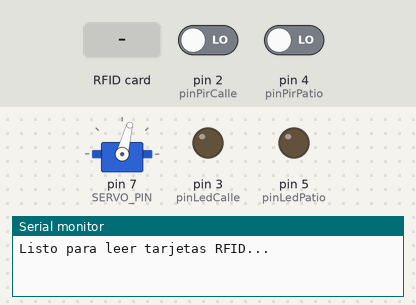
This sketch was run on a simulated Arduino Uno, built with avr-gcc and run on an emulated ATmega328P. Shown: servo, output pins drawn as LEDs (lit = HIGH), the last lines printed to the serial monitor. Inputs (shaded band) come from the test bench; at power-on: pin 2 (pinPirCalle) LOW, pin 4 (pinPirPatio) LOW. Pins used as bus, display or sensor lines are not drawn.

Above: at 1.2 s.
1.3 s: RFID card 01 63 30 1D held to the reader
At 1.9 s:
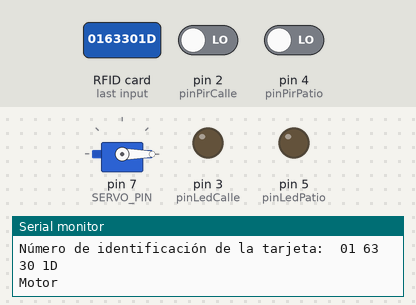
2.8 s: pin 2 (pinPirCalle) driven HIGH
At 4.0 s:
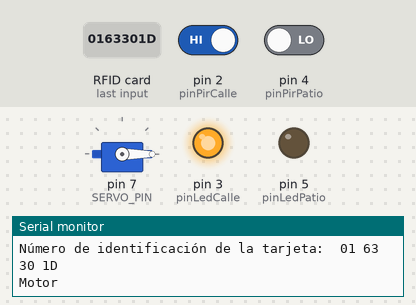
4.3 s: pin 4 (pinPirPatio) driven HIGH
At 5.5 s:
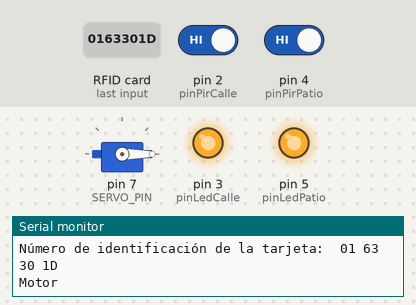
7.3 s: pin 2 (pinPirCalle) driven LOW
At 8.0 s:
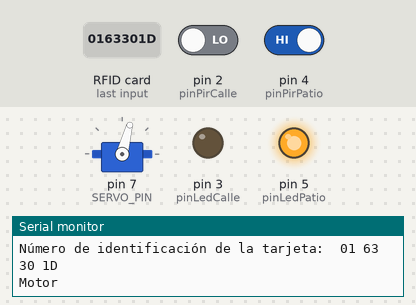
8.8 s: RFID card A3 F8 8C AC held to the reader
At 9.4 s:
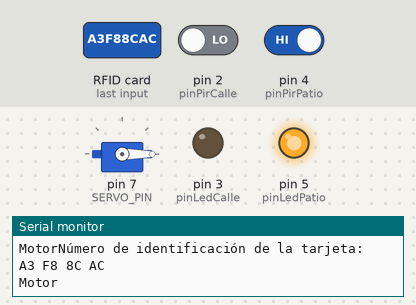
10.3 s: pin 4 (pinPirPatio) driven LOW
At 10.6 s:
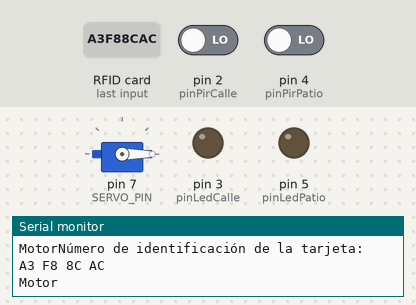
Timing chart, 0 to 15.3 s (numbered marks = the images above; inputs shaded):
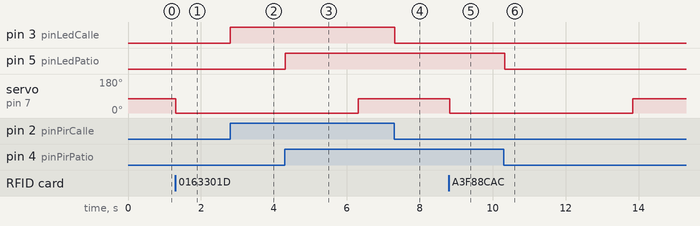

The sketch:

rfid.ino
```cpp
#include <SPI.h>
#include <MFRC522.h>
#include <Servo.h>

#define SS_PIN 10
#define RST_PIN 9
#define SERVO_PIN 7
#define pinPirCalle 2
#define pinLedCalle 3
#define pinPirPatio 4
#define pinLedPatio 5

int valorPirPatio;
int valorPirCalle;

MFRC522 mfrc522(SS_PIN, RST_PIN);  // Crear instancia
Servo miServo;  // Crear instancia del servo

bool tarjetaAutorizada = false;
unsigned long tiempoUltimaLectura = 0;
const unsigned long tiempoEspera = 5000;  // 5 minutos en milisegundos

// Define dos conjuntos de códigos autorizados
byte uidAutorizado1[] = {0x01, 0x63, 0x30, 0x1D};
byte uidAutorizado2[] = {0xA3, 0xF8, 0x8C, 0xAC};

void setup() {
  Serial.begin(9600);
  miServo.write(75);  // Iniciar comunicación serial
  SPI.begin();         // Iniciar la comunicación SPI
  mfrc522.PCD_Init();  // Iniciar el lector RFID
  miServo.attach(SERVO_PIN);  // Adjuntar el servo al pin 3
  Serial.println("Listo para leer tarjetas RFID...");
  pinMode(pinLedCalle, OUTPUT);
  pinMode(pinPirCalle, INPUT);
  pinMode(pinLedPatio, OUTPUT);
  pinMode(pinPirPatio, INPUT);
}

void loop() {
//Inicio PIR
  valorPirCalle = digitalRead(pinPirCalle);
  valorPirPatio = digitalRead(pinPirPatio);

  if(valorPirCalle == HIGH){
  	digitalWrite(pinLedCalle, HIGH);
  }
  else{
  	digitalWrite(pinLedCalle, LOW);
  }

  if(valorPirPatio == HIGH){
  	digitalWrite(pinLedPatio, HIGH);
  }
  else{
  	digitalWrite(pinLedPatio, LOW);
  }
//Final pir

//RFID
  // Verificar si hay una tarjeta presente
  if (mfrc522.PICC_IsNewCardPresent() && mfrc522.PICC_ReadCardSerial()) {
    // Mostrar el número de identificación de la tarjeta
    Serial.print("Número de identificación de la tarjeta: ");
    dump_byte_array(mfrc522.uid.uidByte, mfrc522.uid.size);
    Serial.println();

    // Verificar si la tarjeta es autorizada
    if (esTarjetaAutorizada(mfrc522.uid.uidByte, mfrc522.uid.size)) {
      tarjetaAutorizada = true;
      tiempoUltimaLectura = millis();  // Actualizar el tiempo de la última lectura
      moverServo(0);  // Mover el servo a 90 grados
      Serial.print("Motor");
    }

    delay(1000);  // Esperar un segundo antes de leer la próxima tarjeta
  }

  // Verificar si ha pasado el tiempo de espera y revertir el estado del servo
  if (tarjetaAutorizada && (millis() - tiempoUltimaLectura >= tiempoEspera)) {
    tarjetaAutorizada = false;
    moverServo(75);  // Volver el servo a la posición original (0 grados)
  }
}

void dump_byte_array(byte *buffer, byte bufferSize) {
  for (byte i = 0; i < bufferSize; i++) {
    Serial.print(buffer[i] < 0x10 ? " 0" : " ");
    Serial.print(buffer[i], HEX);
  }
}

bool esTarjetaAutorizada(byte *uid, byte bufferSize) {
  // Comparar el UID de la tarjeta con los dos conjuntos de UID autorizados
  return (memcmp(uid, uidAutorizado1, sizeof(uidAutorizado1)) == 0 || memcmp(uid, uidAutorizado2, sizeof(uidAutorizado2)) == 0);
}

void moverServo(int angulo) {
  miServo.write(angulo);  // Mover el servo al ángulo especificado
  delay(500);  // Pequeño retardo para asegurar que el servo tenga tiempo de moverse
}
```

Measured:
- after the input at 1.3 s, servo on pin 7 (SERVO_PIN): 75° → 0° at once
- after the input at 2.8 s, pin 3 (pinLedCalle): LOW → HIGH at once
- after the input at 4.3 s, pin 5 (pinLedPatio): LOW → HIGH at once
- after the input at 7.3 s, pin 3 (pinLedCalle): HIGH → LOW at once
- after the input at 8.8 s, servo on pin 7 (SERVO_PIN): 75° → 0° at once
- after the input at 10.3 s, pin 5 (pinLedPatio): HIGH → LOW at once
